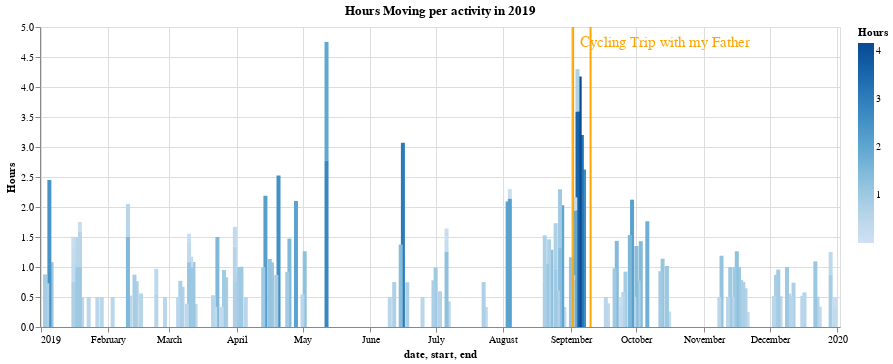

The cell this chart's notebook holds for it:
### Code cell
rides['Hours'] = rides['moving_time'] / 60

bars = alt.Chart(rides).mark_bar(size=4).encode(
    x="date:T",
    y="Hours:Q",
    color='Hours:Q'
).properties(
    width=800,
    title='Hours Moving per activity in 2019'
)
events = pd.DataFrame([
    {
        "start": "2019-09-02",
        "end": "2019-09-10",
        "event": "Cycling Trip with my Father"
    }
])

end = alt.Chart(events).mark_rule(
    color="#FFA500",
    strokeWidth=2
).encode(
    x='end:T'
).transform_filter(alt.datum.event == "Cycling Trip with my Father")


start = alt.Chart(events).mark_rule(
    color="#FFA500",
    strokeWidth=2
).encode(
    x='start:T'
).transform_filter(alt.datum.event == "Cycling Trip with my Father")


text = alt.Chart(events).mark_text(
    align='left',
    baseline='middle',
    dx=7,
    dy=-135,
    size=15
).encode(
    x='start:T',
    x2='end:T',
    text='event',
    color=alt.value('#FFA500 ')
)

(bars + text+ start + end).properties(width=600)

### Figure 1 — Vega-Lite specification as saved in the notebook (floating-point values rounded to 4 significant figures; data arrays with more than 128 entries replaced by an {"elided": "..."} marker saying what was removed)
{"config": {"view": {"continuousWidth": 400, "continuousHeight": 300}}, "layer": [{"data": {"name": "data-f8ec995841c8421e3ecaf868cd129381"}, "mark": {"type": "bar", "size": 4}, "encoding": {"color": {"type": "quantitative", "field": "Hours"}, "x": {"type": "temporal", "field": "date"}, "y": {"type": "quantitative", "field": "Hours"}}, "title": "Hours Moving per activity in 2019", "width": 800}, {"data": {"name": "data-8d0a4844a08286d04ca163e0c76ab8c9"}, "mark": {"type": "text", "align": "left", "baseline": "middle", "dx": 7, "dy": -135, "size": 15}, "encoding": {"color": {"value": "#FFA500 "}, "text": {"type": "nominal", "field": "event"}, "x": {"type": "temporal", "field": "start"}, "x2": {"field": "end"}}}, {"data": {"name": "data-8d0a4844a08286d04ca163e0c76ab8c9"}, "mark": {"type": "rule", "color": "#FFA500", "strokeWidth": 2}, "encoding": {"x": {"type": "temporal", "field": "start"}}, "transform": [{"filter": "(datum.event === 'Cycling Trip with my Father')"}]}, {"data": {"name": "data-8d0a4844a08286d04ca163e0c76ab8c9"}, "mark": {"type": "rule", "color": "#FFA500", "strokeWidth": 2}, "encoding": {"x": {"type": "temporal", "field": "end"}}, "transform": [{"filter": "(datum.event === 'Cycling Trip with my Father')"}]}], "width": 600, "$schema": "https://vega.github.io/schema/vega-lite/v4.0.2.json", "datasets": {"data-f8ec995841c8421e3ecaf868cd129381": {"elided": "156 records"}, "data-8d0a4844a08286d04ca163e0c76ab8c9": [{"start": "2019-09-02", "end": "2019-09-10", "event": "Cycling Trip with my Father"}]}}
